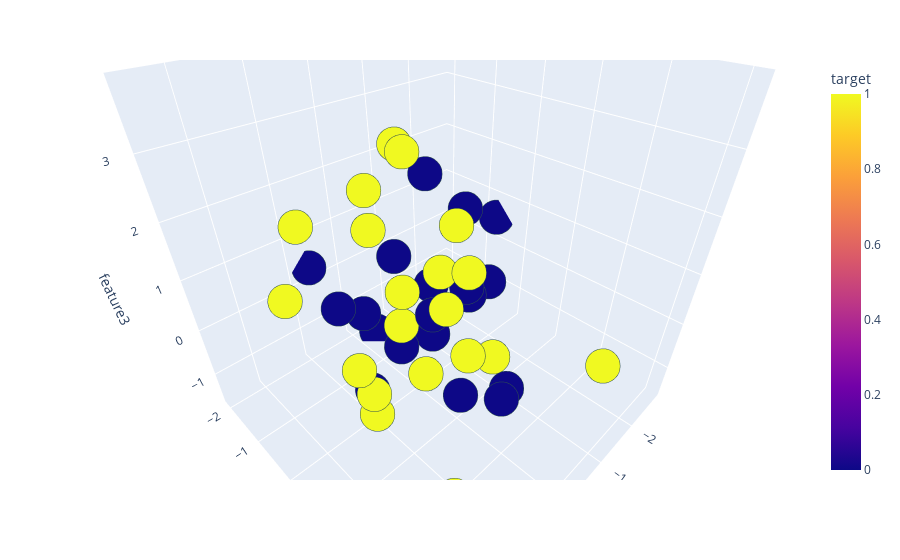

Notebook code for this chart:
### Markdown cell above
# Plot the 4-D Data Using Plotly

### Code cell
import plotly.express as px
import plotly.offline as pyo
pyo.init_notebook_mode(connected = True)

fig = px.scatter_3d(df, x = df['feature1'],y =df['feature2'], z= df['feature3'],color =df['target'])
fig.update_traces (marker = dict (size = 12,line =dict(width=2,color='DarkSlateGrey')),selector=dict(mode='markers'))
fig.show()

### Figure 1 — Plotly figure (JSON) as saved in the notebook; plotly's stock layout.template omitted (floating-point values rounded to 4 significant figures)
{"data": [{"hovertemplate": "feature1=%{x}<br>feature2=%{y}<br>feature3=%{z}<br>target=%{marker.color}<extra></extra>", "legendgroup": "", "marker": {"color": [0, 0, 1, 1, 0, 0, 0, 1, 1, 0, 1, 1, 0, 0, 0, 0, 1, 1, 0, 0, 1, 0, 1, 1, 1, 0, 0, 1, 1, 1, 1, 1, 1, 0, 1, 1, 0, 0, 0, 1], "coloraxis": "coloraxis", "line": {"color": "DarkSlateGrey", "width": 2}, "size": 12, "symbol": "circle"}, "mode": "markers", "name": "", "scene": "scene", "showlegend": false, "type": "scatter3d", "x": [0.6901, -0.7774, 0.1815, 1.346, 0.4555, -1.409, -0.3189, 1.344, 1.917, -0.2068, -0.9342, 2.273, -2.206, -0.4829, -0.6823, -0.01629, 0.3716, 0.5196, -0.421, -0.5704, 0.839, 0.9327, 1.007, 0.05888, 0.459, -1.512, -2.809, 2.519, 0.05377, -0.386, 1.315, 1.45, -1.465, -0.2928, 1.536, 1.406, -0.1488, 1.054, 0.06232, 1.108], "y": [-2.046, -0.4146, -0.8504, 0.5504, -0.8376, -1.216, -1.603, -0.9342, 1.151, -0.7332, 0.02106, 3.076, -0.9512, 0.7396, 1.488, 1.044, 0.07752, 1.23, 1.59, -0.2167, 1.895, -0.1114, 1.329, 1.707, -0.4669, 0.289, -0.6536, 1.75, 0.6476, -0.7752, 2.341, -1.594, 2.694, 0.8566, 1.684, 0.6611, -0.6063, -0.6156, 0.48, 1.054], "z": [0.3345, -1.146, 1.397, -0.3558, -0.147, 1.734, -1.535, 1.906, 1.018, 0.7742, 1.386, 1.052, 0.833, 0.6113, -1.095, -1.085, 0.09661, 1.195, -1.064, 0.2549, 2.291, -1.121, 0.4126, 0.3292, 2.324, 0.09552, 0.5278, -1.269, 1.275, 2.684, 1.679, 0.2567, -0.2463, 0.9335, 3.821, -0.6556, -1.186, 0.4374, 0.3796, 1.711]}], "layout": {"autosize": true, "coloraxis": {"colorbar": {"title": {"text": "target"}}, "colorscale": [[0, "#0d0887"], [0.1111, "#46039f"], [0.2222, "#7201a8"], [0.3333, "#9c179e"], [0.4444, "#bd3786"], [0.5556, "#d8576b"], [0.6667, "#ed7953"], [0.7778, "#fb9f3a"], [0.8889, "#fdca26"], [1, "#f0f921"]]}, "legend": {"tracegroupgap": 0}, "margin": {"t": 60}, "scene": {"aspectmode": "auto", "aspectratio": {"x": 1.011, "y": 0.9723, "z": 1.017}, "camera": {"center": {"x": 0, "y": 0, "z": 0}, "eye": {"x": 0.7806, "y": 0.7806, "z": 0.7806}, "projection": {"type": "perspective"}, "up": {"x": 0.02808, "y": -0.02732, "z": 0.9992}}, "domain": {"x": [0, 1], "y": [0, 1]}, "xaxis": {"title": {"text": "feature1"}, "type": "linear"}, "yaxis": {"title": {"text": "feature2"}, "type": "linear"}, "zaxis": {"title": {"text": "feature3"}, "type": "linear"}}}}
